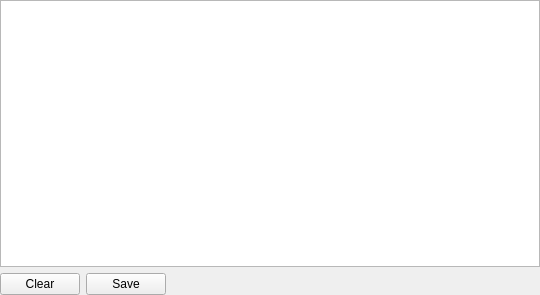
<?xml version="1.0" encoding="UTF-8"?>
<ui version="4.0">
 <class>FormResult</class>
 <widget class="QWidget" name="FormResult">
  <property name="geometry">
   <rect>
    <x>0</x>
    <y>0</y>
    <width>540</width>
    <height>295</height>
   </rect>
  </property>
  <property name="windowTitle">
   <string>Form</string>
  </property>
  <layout class="QVBoxLayout" name="verticalLayout">
   <property name="leftMargin">
    <number>0</number>
   </property>
   <property name="topMargin">
    <number>0</number>
   </property>
   <property name="rightMargin">
    <number>0</number>
   </property>
   <property name="bottomMargin">
    <number>0</number>
   </property>
   <item>
    <widget class="QTreeView" name="treeViewResult">
     <attribute name="headerVisible">
      <bool>false</bool>
     </attribute>
    </widget>
   </item>
   <item>
    <layout class="QHBoxLayout" name="horizontalLayout">
     <item>
      <widget class="QPushButton" name="pushButtonClear">
       <property name="text">
        <string>Clear</string>
       </property>
      </widget>
     </item>
     <item>
      <widget class="QPushButton" name="pushButtonSave">
       <property name="text">
        <string>Save</string>
       </property>
      </widget>
     </item>
     <item>
      <spacer name="horizontalSpacer">
       <property name="orientation">
        <enum>Qt::Horizontal</enum>
       </property>
       <property name="sizeHint" stdset="0">
        <size>
         <width>40</width>
         <height>20</height>
        </size>
       </property>
      </spacer>
     </item>
     <item>
      <widget class="QLabel" name="labelTime">
       <property name="minimumSize">
        <size>
         <width>60</width>
         <height>0</height>
        </size>
       </property>
       <property name="text">
        <string/>
       </property>
      </widget>
     </item>
    </layout>
   </item>
  </layout>
 </widget>
 <resources/>
 <connections/>
</ui>
